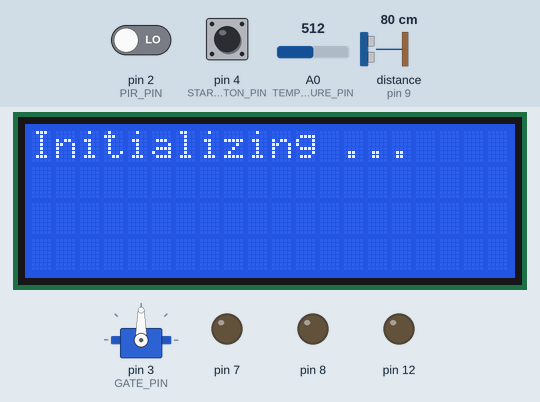
This sketch was run on a simulated Arduino Uno, built with avr-gcc and run on an emulated ATmega328P. Parts: servo, 20×4 character LCD, output pins drawn as LEDs (lit = HIGH). Dashed ring = blinking. Inputs (shaded band) come from the test bench; at power-on: pin 2 (PIR_PIN) LOW, distance to the obstacle (sensor on pin 9) 80 cm, pin 4 (START_BUTTON_PIN) LOW, A0 (TEMPERATURE_PIN) = 512. The echo pulse lasts 58.3 µs per cm; sleep ends after the set time or at an interrupt; pins used as bus, display or sensor lines are not drawn; what the sketch prints to the serial monitor is not drawn.

Above: at 0.1 s.
11.4 s: pin 2 (PIR_PIN) driven HIGH
At 12.5 s:
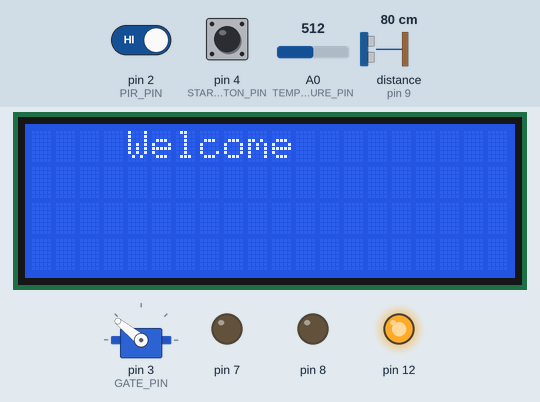
At 18.83 s:
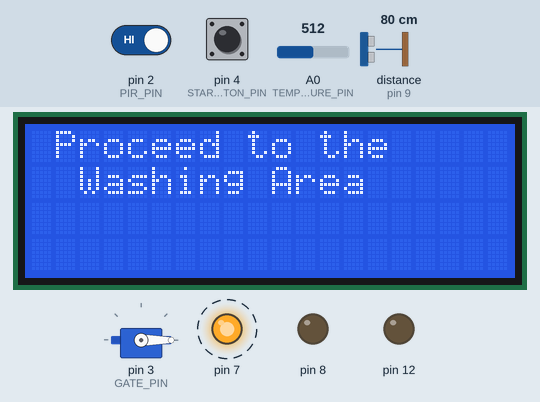
19.3 s: distance to the obstacle (sensor on pin 9) set to 11 cm
25.9 s: distance to the obstacle (sensor on pin 9) set to 8 cm
At 32.8 s:
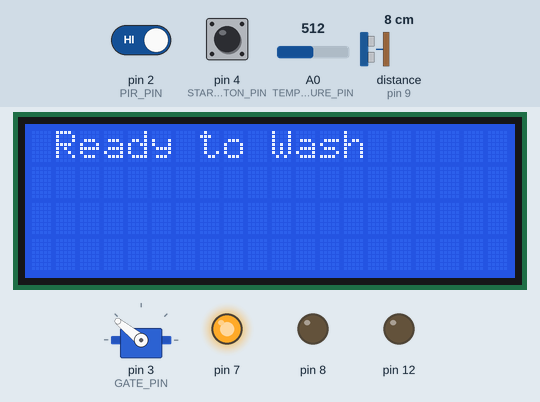
Timing chart, 0 to 34.3 s (numbered marks = the images above; inputs shaded):
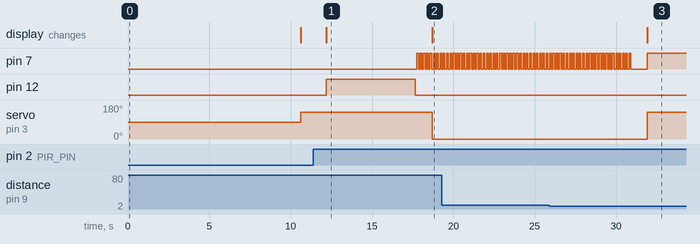

Measured:
- the behaviour switches between 10 and 9 cm on distance to the obstacle (sensor on pin 9) (found by bisection; images 2 and 3)
- after the input at 11.4 s, pin 7: alternates HIGH for 0.10 s and LOW for 0.10 s, starting after 6.4 s; pin 12: LOW → HIGH after 0.77 s, → LOW 5.5 s later; servo on pin 3 (GATE_PIN): 141° → 0° after 7.3 s; the display: changes after 0.78 s (image 1)
- after the input at 25.9 s, servo on pin 3 (GATE_PIN): 0° → 141° after 6.0 s; the display: changes after 6.0 s (image 3)

The sketch:

smart_bridge.ino
```cpp
/*
 * GROUP MEMBERS
 * Chiara De Nardi
 * Federica Guiducci
 * Florian Knoch
 */

#include "components/sensors/Button.h"
#include "components/sensors/Pir.h"
#include "components/sensors/UltrasonicSensor.h"
#include "components/sensors/TemperatureSensor.h"

#include "components/actuators/Display.h"
#include "components/actuators/ServoMotor.h"

#include "core/Scheduler.h"
#include "core/StateMachine.h"

#include "tasks/BlinkTask.h"
#include "tasks/TaskTemperature.h"

#include "tasks/TaskCheckin.h"
#include "tasks/TaskWelcome.h"
#include "tasks/TaskReadyToWash.h"
#include "tasks/TaskWashing.h"
#include "tasks/TaskComplete.h"
#include "tasks/TaskMaintenance.h"

#include "serial/MsgService.h"

#define START_BUTTON_PIN 4
#define LED_GREEN1 12
#define LED_GREEN2 8
#define LED_RED 7
#define PIR_PIN 2
#define GATE_PIN 3
#define SONAR_TRIGPIN 10
#define SONAR_ECHOPIN 9
#define TEMPERATURE_PIN A0

#define N2 10

#define N4 20
#define MINDIST 0.10
#define MAXDIST 0.10
#define MAXTEMP 40

Scheduler scheduler;

void debug();

TemperatureSensor temperatureSensor(TEMPERATURE_PIN);
UltrasonicSensor ultrasonicSensor(SONAR_TRIGPIN, SONAR_ECHOPIN, MINDIST, MAXDIST);
Display display;
Button startButton(START_BUTTON_PIN);
ServoMotor gateServo(GATE_PIN);
Pir pirSensor(PIR_PIN);
Led ledGreen1(LED_GREEN1);
Led ledGreen2(LED_GREEN2);
Led ledRed(LED_RED);

void setup()
{
  Serial.begin(9600);
  scheduler.init(10); // base period
  MsgService.init();

  ledGreen1.setup();
  ledGreen2.setup();
  ledRed.setup();

  gateServo.setup();
  display.setup();
  display.showText(MSG_INIT);

  temperatureSensor.setup();
  ultrasonicSensor.setup();
  pirSensor.setup();

  Task *taskTemperature = new TaskTemperature(ALWAYS, temperatureSensor);
  taskTemperature->init(1000);
  scheduler.addTask(taskTemperature);

  Task *taskCheckin = new TaskCheckin(CHECKIN, startButton, ledGreen1, ledGreen2, ledRed, gateServo, display, pirSensor);
  taskCheckin->init(500);
  scheduler.addTask(taskCheckin);

  Task *blinkTaskReadyToWash = new BlinkTask(WELCOME, ledRed);
  blinkTaskReadyToWash->init(100);
  scheduler.addTask(blinkTaskReadyToWash);

  Task *taskWelcome = new TaskWelcome(WELCOME, ultrasonicSensor, ledRed, gateServo, display);
  taskWelcome->init(1000);
  scheduler.addTask(taskWelcome);

  Task *taskReadyToWash = new TaskReadyToWash(READY_TO_WASH, ledRed, gateServo, display, startButton);
  taskReadyToWash->init(1000);
  scheduler.addTask(taskReadyToWash);

  Task *taskWashing = new TaskWashing(WASHING, ledRed, display, temperatureSensor);
  taskWashing->init(1000);
  scheduler.addTask(taskWashing);

  Task *blinkTaskWashing = new BlinkTask(WASHING, ledRed);
  blinkTaskWashing->init(500);
  scheduler.addTask(blinkTaskWashing);

  Task *taskComplete = new TaskComplete(WASHING_COMPLETE, display, ledRed, ledGreen2, ultrasonicSensor, gateServo);
  taskComplete->init(1000);
  scheduler.addTask(taskComplete);

  Task *taskMaintenance = new TaskMaintenance(MAINTENANCE_REQUIRED, display);
  taskMaintenance->init(1000);
  scheduler.addTask(taskMaintenance);

  StateMachine::transitionTo(CHECKIN);
}

void loop()
{
  scheduler.schedule();
}
```

Debug.ino
```cpp
#define DEBUG false
#define SILENT true

bool hasGateBeenOpened = 0;

void debug() {
  if (DEBUG)
  {
    if (!hasGateBeenOpened && !SILENT)
    {
      // gate
      // gateServo.openGate();
      delay(2000);
      // gateServo.closeGate();
      hasGateBeenOpened = 1;
    }

    // LEDs
    ledGreen1.turnOn();
    ledGreen2.turnOn();
    ledRed.turnOn();

    // button
    if (startButton.isPressed()) {
        Serial.println("Button START is pressed.");
    }

    // PIR
    if (pirSensor.detectMotion())
    {
        Serial.println("Motion detected!");
    }

    // sonar sensor
    //float distance = ultrasonicSensor.getDistance();
    //Serial.println("Sonar distance measurement: " + String(distance));

    // temperature sensor
    float temperature = temperatureSensor.getTemperature();
    Serial.println("Temperature measurement: " + String(temperature));

    // display
    display.showText(MSG_WELCOME);

    delay(1000);
  }
}
```

Display.cpp
```cpp
#include "Display.h"
#include "Arduino.h"
#include <LiquidCrystal_I2C.h>

LiquidCrystal_I2C lcd = LiquidCrystal_I2C(0x27, 20, 4);


void Display::setup()
{
  /* Wiring: SDA => A4, SCL => A5 */
  /* I2C address of the LCD: 0x27 */
  /* Number of columns: 20 rows: 4 */
  lcd.init();
  lcd.backlight();
}

void Display::showNumber(int number)
{
  Serial.println("Remaining: " + String(number) + " seconds");
  lcd.clear();
  lcd.backlight();
  lcd.setCursor(2, 0);
  lcd.print("Remaining:");
  lcd.setCursor(3, 1);
  lcd.print(String(number) + " seconds");
}

void Display::showText(Message message)
{
  // Set the cursor on the third column and first row.
  lcd.clear();
  lcd.backlight();

  switch (message)
  {
    case MSG_INIT:
      lcd.setCursor(0, 0);
      lcd.print("Initializing ...");
      break;
    case MSG_WELCOME:
      lcd.setCursor(4, 0);
      lcd.print("Welcome");
      break;
    case MSG_PROCEED:
      lcd.setCursor(1, 0);
      lcd.print("Proceed to the");
      lcd.setCursor(2, 1);
      lcd.print("Washing Area");
      break;
    case MSG_READY:
      lcd.setCursor(1, 0);
      lcd.print("Ready to Wash");
      break;
    case MSG_COMPLETE1:
      lcd.setCursor(0, 0);
      lcd.print("Washing complete.");
      break;
    case MSG_COMPLETE2:
      lcd.setCursor(1, 0);
      lcd.print("You can leave");
      lcd.setCursor(3, 1);
      lcd.print("the area.");
      break;
    case MSG_PROBLEM1:
      lcd.setCursor(2, 0);
      lcd.print("Detected a");
      lcd.setCursor(4, 1);
      lcd.print("Problem");
      break;
    case MSG_PROBLEM2:
      lcd.setCursor(2, 0);
      lcd.print("Please Wait");
      break;
  }
}

void Display::turnOff() {
  lcd.clear();
  lcd.noBacklight();
}
```

Display.h
```cpp
#ifndef __DISPLAY__
#define __DISPLAY__

enum Message
{
  MSG_INIT,
  MSG_WELCOME,
  MSG_PROCEED,
  MSG_READY,
  MSG_COMPLETE1,
  MSG_COMPLETE2,
  MSG_PROBLEM1,
  MSG_PROBLEM2
};

class Display
{

public:
  void showText(Message message);
  void setup();
  void turnOff();
  void showNumber(int number);
};

#endif
```

Led.cpp
```cpp
#include "Led.h"
#include "Arduino.h"

Led::Led(int pin) : pinLed(pin)
{
  // Empty.
}

void Led::setup()
{
  pinMode(pinLed, OUTPUT);
  turnOff();
}

void Led::turnOn()
{
  digitalWrite(pinLed, HIGH);
}

void Led::turnOff()
{
  digitalWrite(pinLed, LOW);
}
```

Led.h
```cpp
#ifndef LED_H
#define LED_H

class Led
{
public:
  Led(int pin);
  void turnOn();
  void turnOff();
  void setup();

private:
  int pinLed;
};

#endif
```

ServoMotor.cpp
```cpp
#include "ServoMotor.h"
#include "Arduino.h"

ServoMotor::ServoMotor(int pin) : GATE_PIN(pin) {
  // Empty
}

void ServoMotor::setup()
{
  servo.attach(GATE_PIN);
}

void ServoMotor::write(int angle)
{
  servo.write(angle);
}

void ServoMotor::detach()
{
  servo.detach();
}

int ServoMotor::read() {
  return servo.read();
}

void ServoMotor::openGate()
{
  /*int currentValue = servo.read();
  if (currentValue > 0)
  {
    servo.write(currentValue - 10);
  }*/
  servo.write(0);
}

void ServoMotor::closeGate()
{
  /*int currentValue = servo.read();
  if (currentValue < 2000)
  {
    servo.write(currentValue + 10);
  }*/
  servo.write(2000);
}
```

ServoMotor.h
```cpp
#ifndef SERVO_MOTOR_H
#define SERVO_MOTOR_H

#include "../../lib/ServoTimer2.h"

class ServoMotor
{
public:
  ServoMotor(int pin);
  void setup();
  void write(int angle);
  void detach();
  void openGate();
  void closeGate();
  int read();

private:
  int GATE_PIN;
  ServoTimer2 servo;
};

#endif
```

Button.cpp
```cpp
#include "Button.h"
#include "Arduino.h"

Button::Button(int pin) : pinButton(pin)
{
  pinMode(pinButton, INPUT);
}

bool Button::isPressed()
{
  return digitalRead(pinButton) == HIGH;
}
```

Button.h
```cpp
#ifndef __BUTTON__
#define __BUTTON__

class Button
{

public:
  Button(int pin);
  bool isPressed();

private:
  int pinButton;
};

#endif
```

Pir.cpp
```cpp
#include "Pir.h"
#include "Arduino.h"

#define CALIBRATION_TIME_SEC 10

bool detectedStatus;

Pir::Pir(int pin) : PIR_PIN(pin)
{
  pinMode(PIR_PIN, INPUT);
}

void Pir::setup()
{
  // give the sensor some time to calibrate
  Serial.print("Calibrating PIR sensor: ");
  for (int i = 0; i < CALIBRATION_TIME_SEC; i++)
  {
    Serial.print(".");
    delay(1000);
  }
  Serial.println(" done");
  Serial.println("PIR SENSOR READY.");
  detectedStatus = false;
  delay(50);
}

bool Pir::detectMotion()
{
  int current = digitalRead(PIR_PIN);
  if (current != detectedStatus)
  {
    detectedStatus = current;
    if (current)
    {
      Serial.println("detected!");
      return true;
    }
    else
    {
      Serial.println("no more detected.");
      return false;
    }
  }
}

int Pir::getPin() {
  return PIR_PIN;
}
```

Pir.h
```cpp
#ifndef PIR_H
#define PIR_H

class Pir {
public:
  Pir(int pin);
  bool detectMotion();
  void setup();
  int getPin();

private:
  int PIR_PIN;
};

#endif
```

TemperatureSensor.cpp
```cpp
#include "TemperatureSensor.h"
#include <Arduino.h>

TemperatureSensor::TemperatureSensor(int analogPin) {
    this->analogPin = analogPin;
}

void TemperatureSensor::setup() {
    // add initializations if necessary
}

float TemperatureSensor::getTemperature() {
    // Read the analog value
    int sensorValue = analogRead(analogPin);

    // Convert that reading into voltage
    // Replace 5.0 with 3.3, if you are using a 3.3V Arduino
    float voltage = sensorValue * (5.0 / 1024.0);

    // Convert the voltage into the temperature in Celsius
    float temperature = (voltage - 0.5) * 100;

    return temperature;
}
```

TemperatureSensor.h
```cpp
#ifndef TEMPERATURESENSOR_H
#define TEMPERATURESENSOR_H

class TemperatureSensor {
public:
    TemperatureSensor(int analogPin);
    void setup();
    float getTemperature();

private:
    int analogPin;
};

#endif
```

UltrasonicSensor.cpp
```cpp
#include "UltrasonicSensor.h"
#include <Arduino.h>

UltrasonicSensor::UltrasonicSensor(int trigPin, int echoPin, float mindist, float maxdist) : trigPin(trigPin), echoPin(echoPin), mindist(mindist), maxdist(maxdist) {
  // Assuming a temperature of 20 °C
  this->vs = 331.45 + 0.62 * 20;
}

void UltrasonicSensor::setup() {
  pinMode(trigPin, OUTPUT);
  pinMode(echoPin, INPUT);
}

float UltrasonicSensor::getDistance() {
  digitalWrite(trigPin, LOW);
  delayMicroseconds(3);
  digitalWrite(trigPin, HIGH);
  delayMicroseconds(5);
  digitalWrite(trigPin, LOW);

  float tUS = pulseIn(echoPin, HIGH);
  float t = tUS / 1000.0 / 1000.0 / 2;
  float distance = t * vs;
  Serial.println("Distance: " + String(distance));
  return distance;
}

//questo metodo controlla se la macchina è entrata controllando la distanza
int UltrasonicSensor::carIn() {
  //se la distanza è minore della distanza minima allora la macchina è dentro
  return getDistance() < mindist;
}

int UltrasonicSensor::carOut() {
  //se la distanza è maggiore della distanza massima allora la macchina è fuori
  return getDistance() > maxdist;
}
```

UltrasonicSensor.h
```cpp
#ifndef ULTRASONICSENSOR_H
#define ULTRASONICSENSOR_H

class UltrasonicSensor {
public:
  UltrasonicSensor(int trigPin, int echoPin, float mindist, float maxdist);
  void setup();
  float getDistance();
  int carIn();
  int carOut();

private:
  int trigPin;
  int echoPin;
  float mindist;
  float maxdist;
  float vs;
};

#endif
```

Scheduler.cpp
```cpp
#include "Scheduler.h"
#include <TimerOne.h>

volatile bool timerFlag1;

void timerHandler(void){
  timerFlag1 = true;
}

void Scheduler::init(int basePeriod){
  this->basePeriod = basePeriod;
  timerFlag1 = false;
  long period = 1000l*basePeriod;
  Timer1.initialize(period);
  Timer1.attachInterrupt(timerHandler);
  nTasks = 0;
}

bool Scheduler::addTask(Task* task){
  if (nTasks < MAX_TASKS-1){
    taskList[nTasks] = task;
    nTasks++;
    return true;
  } else {
    return false;
  }
}

void Scheduler::schedule(){
  while (!timerFlag1){}
  timerFlag1 = false;

  for (int i = 0; i < nTasks; i++){
    if (taskList[i]->isActive()){
      if (taskList[i]->isPeriodic()){
        if (taskList[i]->updateAndCheckTime(basePeriod)){
          taskList[i]->tick();
        }
      } else {
        taskList[i]->tick();
        if (taskList[i]->isCompleted()){
          taskList[i]->setActive(false);
        }
      }
    }
  }
}
```

Scheduler.h
```cpp
#ifndef __SCHEDULER__
#define __SCHEDULER__

#include "../tasks/Task.h"

#define MAX_TASKS 50

class Scheduler {

  int basePeriod;
  int nTasks;
  Task* taskList[MAX_TASKS];

public:
  void init(int basePeriod);
  virtual bool addTask(Task* task);
  virtual void schedule();
};

#endif
```

SleepMode.cpp
```cpp
#include <avr/sleep.h>
#include "SleepMode.h"

#include "../components/sensors/Pir.h"
#include "../components/actuators/Led.h"
#include "../components/sensors/Button.h"

void setupInterrupt(int pin) {
  attachInterrupt(digitalPinToInterrupt(pin), onWakeUp, RISING);
}

void enterSleepMode() {
  sei(); // set interrupts enabled
  set_sleep_mode(SLEEP_MODE_PWR_DOWN);
  sleep_enable();
  sleep_mode();
}

void onWakeUp() {
  // disable sleep
  sleep_disable();
}
```

SleepMode.h
```cpp
#ifndef SLEEP_MODE_H
#define SLEEP_MODE_H

#include <Arduino.h>

extern bool motionDetected;

void onWakeUp();
void setupInterrupt(int pin);
void enterSleepMode();

#endif // SLEEP_MODE_H
```

StateMachine.cpp
```cpp
#include "StateMachine.h"
#include "Arduino.h"

#include "../serial/MsgService.h"

static SystemState currentState = OFF;

SystemState StateMachine::getCurrentState() {
  return currentState;
}

String getStatusText() {
  switch (currentState) {
    case CHECKIN:
      return "CHECKIN";
      break;
    case WELCOME:
      return "CAR ARRIVED";
      break;
    case READY_TO_WASH:
      return "READY TO WASH";
      break;
    case WASHING:
      return "WASHING";
      break;
    case WASHING_COMPLETE:
      return "WASHING COMPLETE";
      break;
    case MAINTENANCE_REQUIRED:
      return "MAINTENANCE REQUIRED";
      break;
  }
}

void StateMachine::transitionTo(SystemState nextState) {
  currentState = nextState;
  MsgService.sendMsg("STATUS;" + getStatusText());
}
```

StateMachine.h
```cpp
#pragma once

// Variabili di stato
enum SystemState
{
  OFF, // first state
  ALWAYS, // for temperature measurements
  CHECKIN,
  /*
    • When no one is around, the system is off, sleeping.
    • When a vehicle is detected by the CAR PRESENCE DETECTOR in the Check In/Out Area, the light L1 is turned on and on the USER LCD the message: Welcome is displayed.
    • After N1 seconds that a vehicle is in the Check In/Out Area, …
    At that point, the gate GATE is closed, L3 is turned off
  */

  WELCOME,
  /*
    • the gate GATE is opened to allow the vehicle to proceed to the Washing Area and the light L2 starts blinking with a period equals to 0.1 secs.  On the USER LCD the message Proceed to the Washing Area is displayed.
    • The entrance of a vehicle in the Washing Area is tracked by the CAR DISTANCE DETECTOR: when the measured distance is less than MINDIST for N2 secs, …
  */

  READY_TO_WASH,
  /*
    • the vehicle is considered fully entered. The gate GATE is then closed and the light L2 stops blinking and is turned on.  On the USER LCD the message: Ready to Wash is displayed.
    • When the user presses the button START, …
  */

  WASHING,
  /*
    •  the simulated washing process begins and lasts for N3 secs. During this time, the light L2 blinks with a period equal to 0.5 secs. On the USER LCD a countdown is displayed–either using numbers or a bar changing dimensions.
    • After N3 secs, …
  */

  WASHING_COMPLETE,
  /*
    the washing process ends: L2 is turned off, L3 is turned on, the message Washing complete, you can leave the area  is displayed on the USER LCD and the gate GATE is opened to allow the vehicle to move away from the Washing Area.  In this stage, the leaving process can be considered completed when the CAR DISTANCE DETECTOR measures a distance greater than MAXDIST for N4 secs.
  */

  MAINTENANCE_REQUIRED
  /*
    ◦  If the temperature becomes greater than MAXTEMP for N4 seconds, then the washing process  is suspended and a message Maintenance required is displayed on the PC Console Dashboard, along with the message  Detected a Problem - Please Wait on the USER LCD.
    ◦ Then, the PC Console Dashboard must provide a button Maintenance done to notify that the problem has been verified (and solved)  and the washing process can go on.
  */
};

namespace StateMachine {
  void transitionTo(SystemState nextState);
  SystemState getCurrentState();
};
```

MsgService.cpp
```cpp
#include "Arduino.h"
#include "MsgService.h"

String content;

MsgServiceClass MsgService;

bool MsgServiceClass::isMsgAvailable()
{
    return msgAvailable;
}

Msg *MsgServiceClass::receiveMsg()
{
    if (msgAvailable)
    {
        Msg *msg = currentMsg;
        msgAvailable = false;
        currentMsg = NULL;
        content = "";
        return msg;
    }
    else
    {
        return NULL;
    }
}

void MsgServiceClass::init()
{
    Serial.begin(9600);
    content.reserve(256);
    content = "";
    currentMsg = NULL;
    msgAvailable = false;
}

void MsgServiceClass::sendMsg(const String &msg)
{
    Serial.println(msg);
}

void serialEvent()
{
    /* reading the content */
    while (Serial.available())
    {
        char ch = (char)Serial.read();
        if (ch == '\n')
        {
            MsgService.currentMsg = new Msg(content);
            MsgService.msgAvailable = true;
        }
        else
        {
            content += ch;
        }
    }
}

bool MsgServiceClass::isMsgAvailable(Pattern &pattern)
{
    return (msgAvailable && pattern.match(*currentMsg));
}

Msg *MsgServiceClass::receiveMsg(Pattern &pattern)
{
    if (msgAvailable && pattern.match(*currentMsg))
    {
        Msg *msg = currentMsg;
        msgAvailable = false;
        currentMsg = NULL;
        content = "";
        return msg;
    }
    else
    {
        return NULL;
    }
}
```

MsgService.h
```cpp
#ifndef __MSGSERVICE__
#define __MSGSERVICE__

#include "Arduino.h"

class Msg
{
    String content;

public:
    Msg(String content)
    {
        this->content = content;
    }

    String getContent()
    {
        return content;
    }
};

class Pattern
{
public:
    virtual boolean match(const Msg &m) = 0;
};

class MsgServiceClass
{

public:
    Msg *currentMsg;
    bool msgAvailable;

    void init();

    bool isMsgAvailable();
    Msg *receiveMsg();

    bool isMsgAvailable(Pattern &pattern);

    /* note: message deallocation is responsibility of the client */
    Msg *receiveMsg(Pattern &pattern);

    void sendMsg(const String &msg);
};

extern MsgServiceClass MsgService;

#endif
```

Source omitted: BlinkTask.cpp (481 bytes), BlinkTask.h (296 bytes), Task.h (1239 bytes), TaskCheckin.cpp (1600 bytes), TaskCheckin.h (710 bytes), TaskComplete.cpp (1080 bytes), TaskComplete.h (687 bytes), TaskMaintenance.cpp (677 bytes), TaskMaintenance.h (325 bytes), TaskReadyToWash.cpp (572 bytes), TaskReadyToWash.h (570 bytes), TaskTemperature.cpp (443 bytes) and 5 more
